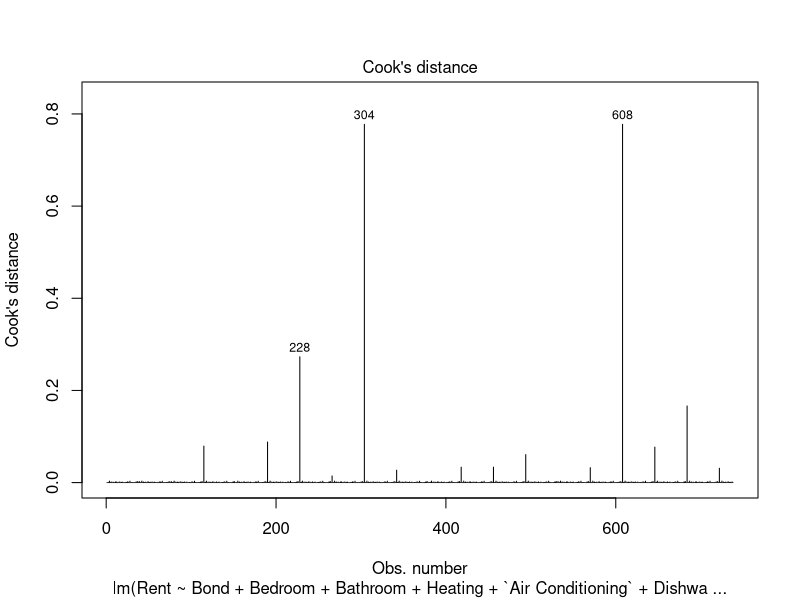
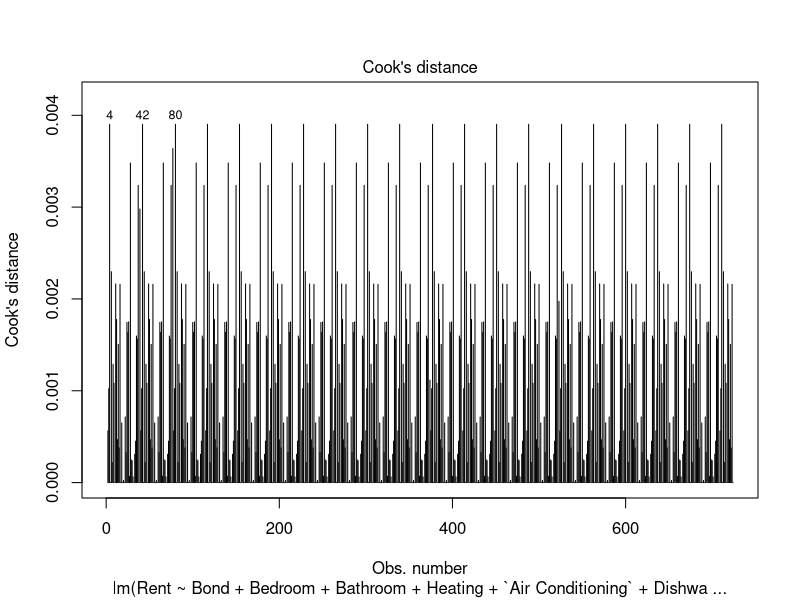

The R script that drew these images, in order:
library(tidyverse)
library(MASS)

df <- read_csv("Apartments_c.csv")

model <- lm(Rent ~ ., data = df)
smodel <- stepAIC(model, direction = "both", trace = FALSE)

plot(smodel, which = 4)
cooksd <- cooks.distance(smodel)
influential <- as.numeric(names(cooksd) [cooksd > 0.01])
influential <- influential[!is.na(influential)]

new_df <- df[-influential,]
nmodel <- lm(Rent ~ ., data = new_df)
nsmodel <- stepAIC(nmodel, direction = "both", trace = FALSE)
plot(nsmodel, which = 4)

write.csv(new_df,"Apartments_o.csv", row.names = TRUE)
(final.model <- summary(nsmodel))
